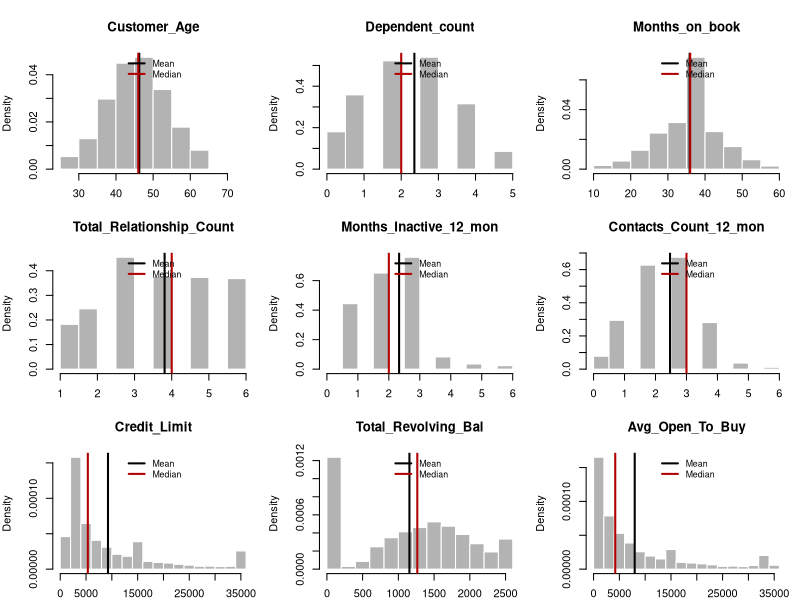
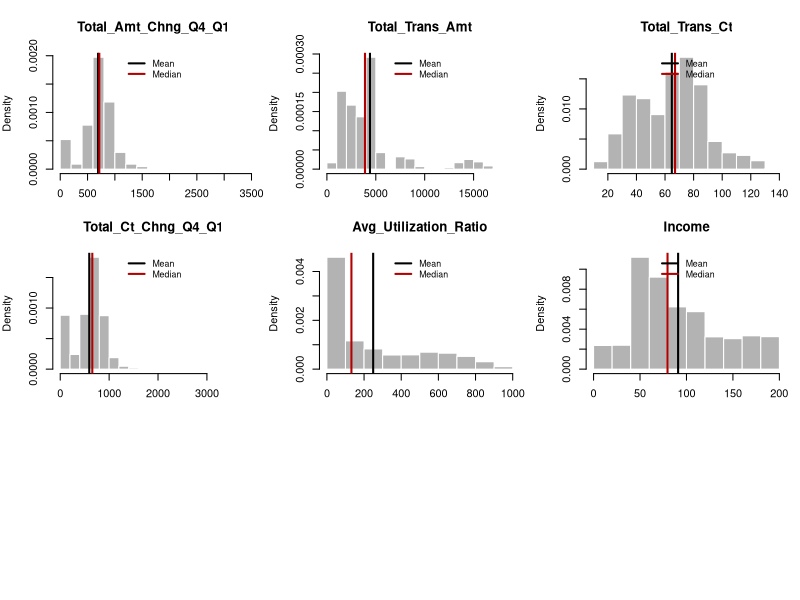

Reproduce these figures in R, in order. (Note: this script raises an error after producing the figures.)
#MICHELE TURCO, EDOARDO BROWN, GIULIO PRESAGHI, IRENE BENVENUTI

Data = read.csv2("./Dataset/bank_accounts_train.csv", 
                 header = T, 
                 sep = ",", 
                 colClasses = "character")

#DATA CLEANING, EDA

#1

str(Data)

Data$CLIENTNUM = NULL # We drop the first line since it is a pure identifier and it has nothing to do with our analysis

variables = colnames(Data) # With this line we have a vector of our variables

categorical_variables <- c("Gender", "Education_Level", "Marital_Status", "Card_Category")

numerical_variables <- setdiff(variables, categorical_variables) # Setdiff is a function that finds the difference between the two argument sets

for (var in numerical_variables) {
  Data[[var]] = as.numeric(Data[[var]])
}

for (var in categorical_variables) {
  Data[[var]] = as.factor(Data[[var]])
}

str(Data)

target_variable = "Closed_Account"
numerical_variables <- setdiff(numerical_variables, target_variable)

# Plots categorical variables



# Graphical exploration of Numerical Variables
Numerical_Data = Data[numerical_variables]
means_vec = apply(X = Numerical_Data, MARGIN = 2, FUN = mean)
colMeans(Numerical_Data)
median_vec = apply(X = Numerical_Data, MARGIN = 2, FUN = median)
sd_vec = apply(X = Numerical_Data, MARGIN = 2, FUN = sd)

ncol(Numerical_Data)
par(mfrow = c(3,3), mar = c(2,4,4,1))

for(i in 1:length(numerical_variables)){
  hist(Numerical_Data[,i], freq = F, main = names(Numerical_Data)[i],col = rgb(.7,.7,.7), border = "white", xlab = "")
  abline(v = means_vec[i], lwd = 2)
  abline(v = median_vec[i], lwd = 2, col = rgb(.7,0,0))
  legend("top", c("Mean", "Median"), lwd = 2, col = c(1, rgb(.7,0,0)),cex = .8, bty = "n")
}

#Encode NaN values
#Rename missing values with NA notation
Data[Data == 'Unknown'] <- NA

# Now we try to understand where the missing values are

# Create a logical matrix where TRUE indicates a missing value
na_matrix <- is.na(Data)

# Sum the TRUE values by row to see how many NAs each row contains
na_counts_per_row <- rowSums(na_matrix)

# Count how many rows have at least one NA
rows_with_na <- sum(na_counts_per_row > 0)

# Print the result
print(rows_with_na)

# Since there is a significant number of rows with missing values, dropping them is not an
# optimal solution

# Count NAs in each column
na_counts_per_column <- colSums(is.na(Data))

# Print the result
print(na_counts_per_column)

# Missing values are only present in "Marital Status" and "Educational Level". 


#We decided to impute missing values with the mode of the other instances
#in the same column

getSimpleMode <- function(x) {
  # Use table() to count occurrences of each value, sort in decreasing order, and return the name of the first element
  tbl <- table(x)
  mode_value <- names(tbl[tbl == max(tbl)])[1]
  return(mode_value)
}


for (var in categorical_variables) {
  if (any(is.na(Data[[var]]))) {
    Data[[var]][is.na(Data[[var]])] <- getSimpleMode(Data[[var]])
  }
}

dev.off() # empty plot

str(Data)
na_matrix <- is.na(Data)
# Count how many rows have at least one NA
na_counts_per_row <- rowSums(na_matrix)
rows_with_na <- sum(na_counts_per_row > 0)

# Print the result
print(rows_with_na)

## --------------------------------------------- ##
# Correlation Matrix

# Compute the correlation matrix
cor_matrix <- cor(Numerical_Data, use = "complete.obs")  # 'use' handles missing values

corrplot(cor_matrix, method = "color", tl.srt = 45, tl.col = "black") # Using the library corrplot

Numerical_Data = Data[numerical_variables]
target_variable_numeric = as.numeric(Data$Closed_Account)

# Correlation with target variable
correlations <- sapply(Numerical_Data, function(x) cor(x, target_variable_numeric, use = "complete.obs"))

# Omit the target variable from the plot if it's included in the Data frame
correlations <- abs(correlations[names(correlations) != "target_var"])

# Plot
# Increase the size of the margins on the left side (side = 2)
par(mar = c(5, 8, 4, 2) + 0.1)  # Default is c(5, 4, 4, 2) + 0.1

# Create the barplot with larger font size for names
barplot(correlations, main="Correlation with Target Variable",
        horiz=TRUE, cex.names=0.7, las=2, col = "deepskyblue")

# Reset to default par settings if necessary
par(mar = c(5, 4, 4, 2) + 0.1)






# View the cleaned data
head(Data)

#2

# Print the structure of the dataset
str(Data)

# Summary statistics for numerical variables
summary(Data)

# Frequency table for categorical variables
categorical_vars <- c("Gender", "Education_Level", "Marital_Status", "Card_Category")
lapply(Data[categorical_vars], table)

# Selecting numerical variables for correlation analysis
numerical_vars <- c("Customer_Age", "Dependent_count", "Months_on_book", "Total_Relationship_Count", "Months_Inactive_12_mon", "Contacts_Count_12_mon", "Credit_Limit", "Total_Revolving_Bal", "Avg_Open_To_Buy", "Total_Amt_Chng_Q4_Q1", "Total_Trans_Amt", "Total_Trans_Ct", "Total_Ct_Chng_Q4_Q1", "Avg_Utilization_Ratio")
cor_matrix <- cor(Data[numerical_vars], use="complete.obs") # handling NA values

# Visualize the correlation matrix
corrplot(cor_matrix, method="circle")

## Logistic regression

set.seed(123)
id_train <- sample(1:nrow(Data), size = 0.75*nrow(Data), replace = F)
train_data <- Data[id_train,]
val_data <- Data[-id_train,]

# Response variable distribution in the train test
plot(train_data$Closed_Account, ylab = "Frequency")
table(train_data$Closed_Account)
prop.table(table(train_data$Closed_Account))

# Response variable distribution in the original data
plot(Data$Closed_Account, ylab = "Frequency")
table(Data$Closed_Account)
prop.table(table(Data$Closed_Account))

# Response variable distribution in the validation set
plot(val_data$Closed_Account, ylab = "Frequency")
table(val_data$Closed_Account)
prop.table(table(val_data$Closed_Account))

# Fit logistic regression model
model <- glm(Closed_Account ~ Income + Gender, family = binomial(link = "logit"), data = train_data)
# View model summary
summary(model)

baseline <- glm(Closed_Account ~ 1, family = "binomial", data = train_data)
anova(logit_fit0, model, test = "Chisq")

#Now let's see how much it is accurate using the validation set
val_data$predicted_probabilities <- predict(model, newdata = val_data, type="response")

# Assuming your threshold is 0.5 for classifying predictions as 1
val_data$predicted_class <- ifelse(val_data$predicted_probabilities > 0.5, 1, 0)


# Create the confusion matrix by comparing actual values to predicted classes
conf_matrix <- table(Actual = val_data$Closed_Account, Predicted = val_data$predicted_class)
print(conf_matrix)


#Now let's show the probabilities on some plots
ggplot(val_data, aes(x = Income, y = predicted_probabilities, color = Gender)) + 
  geom_line() + 
  labs(title = "Probability of Account Closure by Income and Gender", y = "Probability of Closure", x = "Income") +
  scale_color_manual(values = c("blue", "red"))

#From the logistic regression lines we can infere that income has not a different effect on males and females.
#Instead we can see that the Gender difference has a significant effect on the probability of Account Closure.

#K-NN

library(class)

# Set a range for k
k_values <- 1:25
accuracy_scores <- numeric(length(k_values))

# Loop over k values
for (k in k_values) {
  set.seed(123) # for reproducibility
  knn_pred <- knn(train = train_data[, c("Total_Trans_Amt", "Total_Trans_Ct")],
                  test = val_data[, c("Total_Trans_Amt", "Total_Trans_Ct")],
                  cl = train_data$Closed_Account,
                  k = k)
  
  # Calculate accuracy
  accuracy_scores[k] <- sum(val_data$Closed_Account == knn_pred) / length(knn_pred)
}

# Now, plot the accuracy scores as a function of k
plot(k_values, accuracy_scores, type = "b", 
     xlab = "Number of Neighbors (k)", ylab = "Accuracy",
     main = "k-NN Model Accuracy by Number of Neighbors")

# Best Model

logit_fit1 <- glm(Closed_Account ~ .,
                  family = "binomial",
                  data = train_data)
summary(logit_fit1)

# Comparison based on deviance test (Chi-square test)
logit_fit0 <- glm(Closed_Account ~ 1,
                  family = "binomial",
                  data = train_data)
anova(logit_fit0, logit_fit1, test = "Chisq") 
# We do reject the null hypothesis of equivalence between the two models.

# Can we do better?
# We have too many covariates, some of which are not significant. We could
# perform some type of variable selection to keep only the most important ones.

## Stepwise variable selection (based on AIC) ##

# Forward
logit_fit_aic1 <- step(glm(Closed_Account ~ 1,
                           family = "binomial",
                           data = train_data),
                       scope = formula(logit_fit1),
                       direction = "forward")

# Backward
logit_fit_aic2 <- step(logit_fit1,
                       direction = "backward") 

# Both directions
logit_fit_aic3 <- step(logit_fit1,
                       direction = "both")

sort(coefficients(logit_fit_aic1))
sort(coefficients(logit_fit_aic2))
sort(coefficients(logit_fit_aic3))


# Comparison based on deviance test (Chi-square test) for nested models
anova(logit_fit_aic1, logit_fit1, test = "Chisq") 
# We do not reject the null hypothesis of equivalence between the two models.


## Stepwise variable selection (based on BIC) ##
# Forward
logit_fit_bic1 <- step(glm(Closed_Account ~ 1,
                           family = "binomial",
                           data = train_data),
                       scope = formula(logit_fit1),
                       direction = "forward",
                       k = log(nrow(train_data)))

# Backward
logit_fit_bic2 <- step(logit_fit1,
                       direction = "backward",
                       k = log(nrow(train_data))) 

# Both directions
logit_fit_bic3 <- step(logit_fit1,
                       direction = "both",
                       k = log(nrow(train_data)))

sort(coefficients(logit_fit_bic1))
sort(coefficients(logit_fit_bic2))
sort(coefficients(logit_fit_bic3))
# The methods select the same variables
# BIC is stricter than AIC and favors simpler models.

# Comparison based on deviance test (Chi-square test)
anova(logit_fit_bic2, logit_fit1, test = "Chisq") 
# We do reject the null hypothesis of equivalence!

# ----------------- model evaluation
# Classic threshold
tt <- 0.5

str(train_data)

# We can use this threshold to turn estimated probabilities into labels
pred_aic <- as.factor(ifelse(logit_fit_aic1$fitted.values > tt, "yes", "no"))
pred_bic <- as.factor(ifelse(logit_fit_bic1$fitted.values > tt, "yes", "no"))

## Training set ##
# based on aic
True.positive = sum(pred_aic[which(train_data$Closed_Account == 1)] == "yes")
True.negative = sum(pred_aic[which(train_data$Closed_Account == 0)] == "no")
False.positive = sum(pred_aic[which(train_data$Closed_Account == 0)] == "yes")
False.negative = sum(pred_aic[which(train_data$Closed_Account == 1)] == "no")
Confusion.Matrix = matrix(c(True.positive, 
                            False.positive, 
                            False.negative, 
                            True.negative),
                          nrow = 2,ncol = 2)
row.names(Confusion.Matrix) = c("Actual Positive", "Actual Negative")
colnames(Confusion.Matrix) = c("Predicted Positive", "Predicted Negative")
Confusion.Matrix

(Sensitivity = True.positive/(True.positive + False.negative))
(Specificity = True.negative/(True.negative + False.positive))
(Accuracy = (True.positive + True.negative) / nrow(train_data))

# based on bic
True.positive = sum(pred_bic[which(train_data$Closed_Account == 1)] == "yes")
True.negative = sum(pred_bic[which(train_data$Closed_Account == 0)] == "no")
False.positive = sum(pred_bic[which(train_data$Closed_Account == 0)] == "yes")
False.negative = sum(pred_bic[which(train_data$Closed_Account == 1)] == "no")
Confusion.Matrix = matrix(c(True.positive, 
                            False.positive, 
                            False.negative, 
                            True.negative),
                          nrow = 2,ncol = 2)
row.names(Confusion.Matrix) = c("Actual Positive", "Actual Negative")
colnames(Confusion.Matrix) = c("Predicted Positive", "Predicted Negative")
Confusion.Matrix

(Sensitivity = True.positive/(True.positive + False.negative))
(Specificity = True.negative/(True.negative + False.positive))
(Accuracy = (True.positive + True.negative) / nrow(train_data))
# On the training set the model based on aic performs slightly better in terms 
# sensitivity.
# This makes sense, since it uses a larger set of covariates.


# To effectively choose the model, we should evaluate the performance on some 
# data that has not been used for training.

# Predictions for the observations in the validation set

# Assuming 'df' is your dataframe
val_data_2 <- val_data[, -c((ncol(val_data)-1):ncol(val_data))]

prob_out_aic <- predict(logit_fit_aic1,
                        newdata = val_data_2,
                        type = "response")
pred_out_aic <- as.factor(ifelse(prob_out_aic > tt, "yes", "no"))
prob_out_bic <- predict(logit_fit_bic1,
                        newdata = val_data$Closed_Account,
                        type = "response")
pred_out_bic <- as.factor(ifelse(prob_out_bic > tt, "yes", "no"))

# based on aic
True.positive = sum(pred_out_aic[which(val_data$Closed_Account == 1)] == "yes")
True.negative = sum(pred_out_aic[which(val_data$Closed_Account == 0)] == "no")
False.positive = sum(pred_out_aic[which(val_data$Closed_Account == 0)] == "yes")
False.negative = sum(pred_out_aic[which(val_data$Closed_Account == 1)] == "no")
Confusion.Matrix_aic = matrix(c(True.positive, 
                                False.positive, 
                                False.negative, 
                                True.negative),
                              nrow = 2,ncol = 2)
row.names(Confusion.Matrix_aic) = c("Actual Positive", "Actual Negative")
colnames(Confusion.Matrix_aic) = c("Predicted Positive", "Predicted Negative")
Confusion.Matrix_aic

(Sensitivity_aic = True.positive/(True.positive + False.negative))
(Specificity_aic = True.negative/(True.negative + False.positive))
(Accuracy_aic = (True.positive + True.negative) / nrow(val_data))

# based on bic
True.positive = sum(pred_out_bic[which(val_dat$subs_end == "yes")] == "yes")
True.negative = sum(pred_out_bic[which(val_dat$subs_end == "no")] == "no")
False.positive = sum(pred_out_bic[which(val_dat$subs_end == "no")] == "yes")
False.negative = sum(pred_out_bic[which(val_dat$subs_end == "yes")] == "no")
Confusion.Matrix_bic = matrix(c(True.positive, 
                                False.positive, 
                                False.negative, 
                                True.negative),
                              nrow = 2,ncol = 2)
row.names(Confusion.Matrix_bic) = c("Actual Positive", "Actual Negative")
colnames(Confusion.Matrix_bic) = c("Predicted Positive", "Predicted Negative")
Confusion.Matrix_bic

(Sensitivity_bic = True.positive/(True.positive + False.negative))
(Specificity_bic = True.negative/(True.negative + False.positive))
(Accuracy_bic = (True.positive + True.negative) / nrow(val_dat))
# Also on the validation set, the model chosen via AIC is slightly better in terms 
# terms of sensitivity.

# Important: changing the threshold affects the results. 
# Hence, the threshold should be tuned to find the best one for our purpose (we 
# care more about the yes, more about the no, or equally about the two).


# ROC (Receiver Operating Characteristic) curve and AUC (Area Under the Curve)
# consider all the possible thresholds.
# AUC provides a single number that can be used to choose between models.
library(pROC)
?roc

## Training set ##
# ROC curves
roc_aic <- pROC::roc(train_dat$subs_end,
                     logit_fit_aic1$fitted.values,
                     plot = TRUE,
                     col = "midnightblue",
                     lwd = 3,
                     auc.polygon = T,
                     auc.polygon.col = "lightblue",
                     print.auc = T)
roc_bic <- pROC::roc(train_dat$subs_end,
                     logit_fit_bic1$fitted.values,
                     plot = TRUE,
                     col = "midnightblue",
                     lwd = 3,
                     auc.polygon = T,
                     auc.polygon.col = "lightblue",
                     print.auc = T)

# AUC scores
roc_aic$auc
roc_bic$auc
# The models seem to perform similarly on the training set in terms of 
# AUC


## Validation set ##
# ROC curves
roc_out_aic <- pROC::roc(val_dat$subs_end,
                         prob_out_aic,
                         plot = TRUE,
                         col = "midnightblue",
                         lwd = 3,
                         auc.polygon = T,
                         auc.polygon.col = "lightblue",
                         print.auc = T)
roc_out_bic <- pROC::roc(val_dat$subs_end,
                         prob_out_bic,
                         plot = TRUE,
                         col = "midnightblue",
                         lwd = 3,
                         auc.polygon = T,
                         auc.polygon.col = "lightblue",
                         print.auc = T)

# AUC scores
(auc_glm_aic <- roc_out_aic$auc)
(auc_glm_bic <- roc_out_bic$auc)
# The models perform similarly also on the validation set.

# Put the results toghether
(glm_aic <- c(Accuracy_aic, Sensitivity_aic, Specificity_aic, auc_glm_aic))
(glm_bic <- c(Accuracy_bic, Sensitivity_bic, Specificity_bic, auc_glm_bic))


## PCA 

# In order to pèerform a PCA, we have to consider only numerical variables

train_data_Numerical = train_data[numerical_variables]

# After it, we must scale the data

train_data_Numerical_Scaled= scale(train_data_Numerical)

# Performing PCA on the scaled data

pca <- princomp(train_data_Numerical_Scaled, cor = T, scale = F)

str(pca)

pca$loadings

val_data_Numerical = val_data[numerical_variables]
val_data_Numerical_Scaled= scale(val_data_Numerical)

# Predicting scores for the validation set using the PCA model
pca.val <- predict(pca, val_data_Numerical_Scaled)

# Subsetting the first 10 principal components
pca.val <- pca.val[, 1:10]

# Calculating the variance explained by each PCA component
pca.var <- pca$sdev^2
pca.var.percent <- pca.var / sum(pca.var)

# Calculating the cumulative variance explained
cum.pca.var.percent <- cumsum(pca.var.percent)

# Creating a data frame that stores the variance explained
pca.explained <- data.frame(
  Component = 1:length(pca.var.percent),
  Variance = pca.var.percent,
  CumulativeVariance = cum.pca.var.percent
)

# Printing the variance explained data frame
pca.explained


pca <- princomp(train_data_Numerical_Scaled, cor = T, scale = F) #already scaled

pca$loadings

val_data_Numerical = val_data[numerical_variables] # Validation data is scaled as the train data
val_data_Numerical_Scaled= scale(val_data_Numerical)

# Calculating the variance explained by each PCA component
pca_var <- pca$sdev^2
pca_var_percent <- pca_var / sum(pca_var)



library(RColorBrewer)

bar.comp = barplot(pca_var_percent,
                   las = 2,
                   col = rev(brewer.pal(9, "Blues")), 
                   border = F,
                   ylim = c(0, max(pca_var_percent)*1.5),
                   ylab = "Explained variance")

# choose components according to "elbow rule"

lines(x = bar.comp, pca_var_percent, type = "b", pch = 20, cex = 1.5, lwd = 4, col = 2)

text(bar.comp, 
     pca_var_percent + 3, 
     paste(round(pca_var_percent,1)),font = 2)

# Calculating the cumulative variance explained
cum_pca_var_percent <- cumsum(pca_var_percent)

# Predicting scores for the validation set using the PCA model
pca.val <- predict(pca, val_data_Numerical_Scaled)

# Subsetting the first 10 principal components
pca.val <- pca.val[, 1:10]
